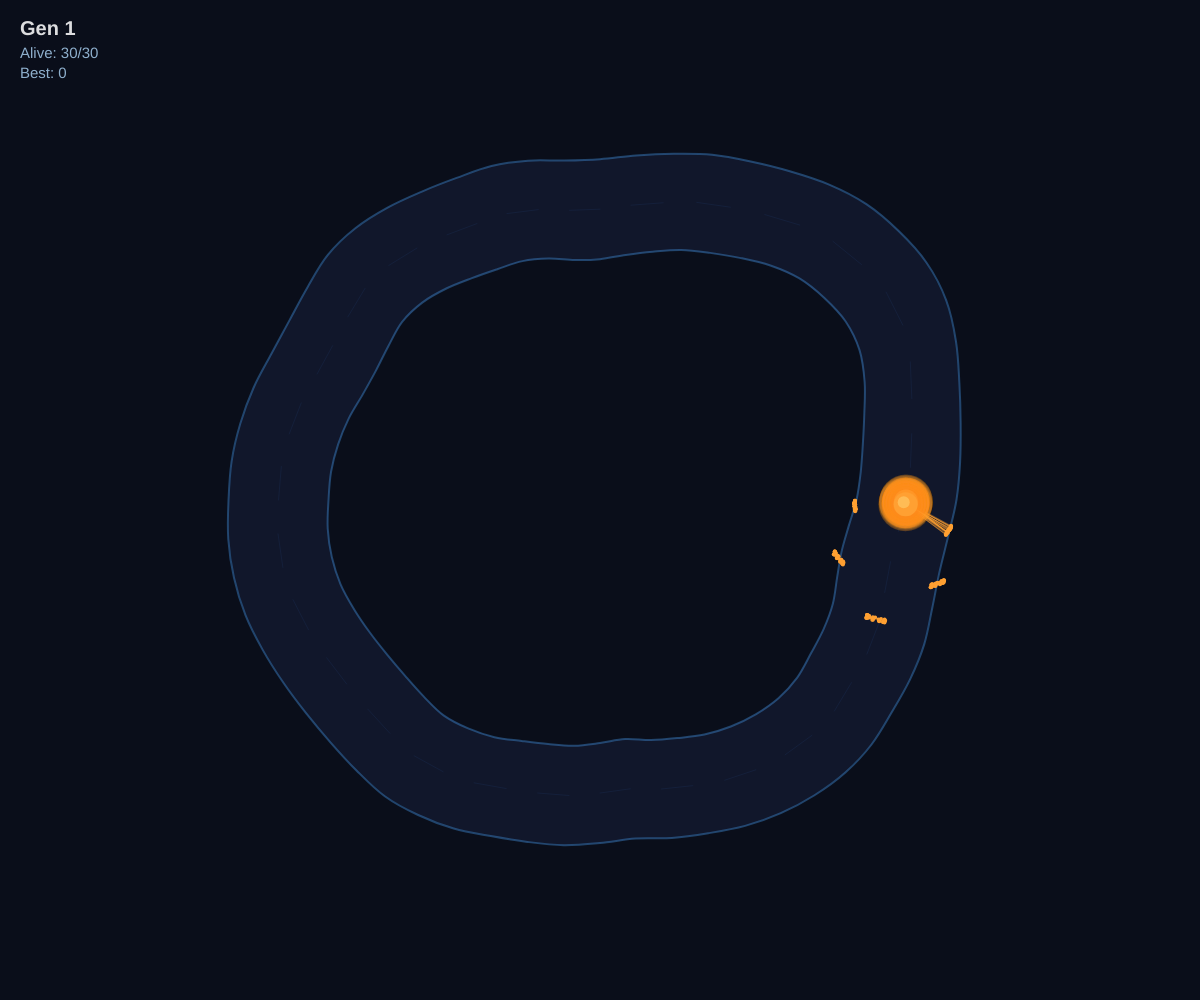
Frame 1 (no input)
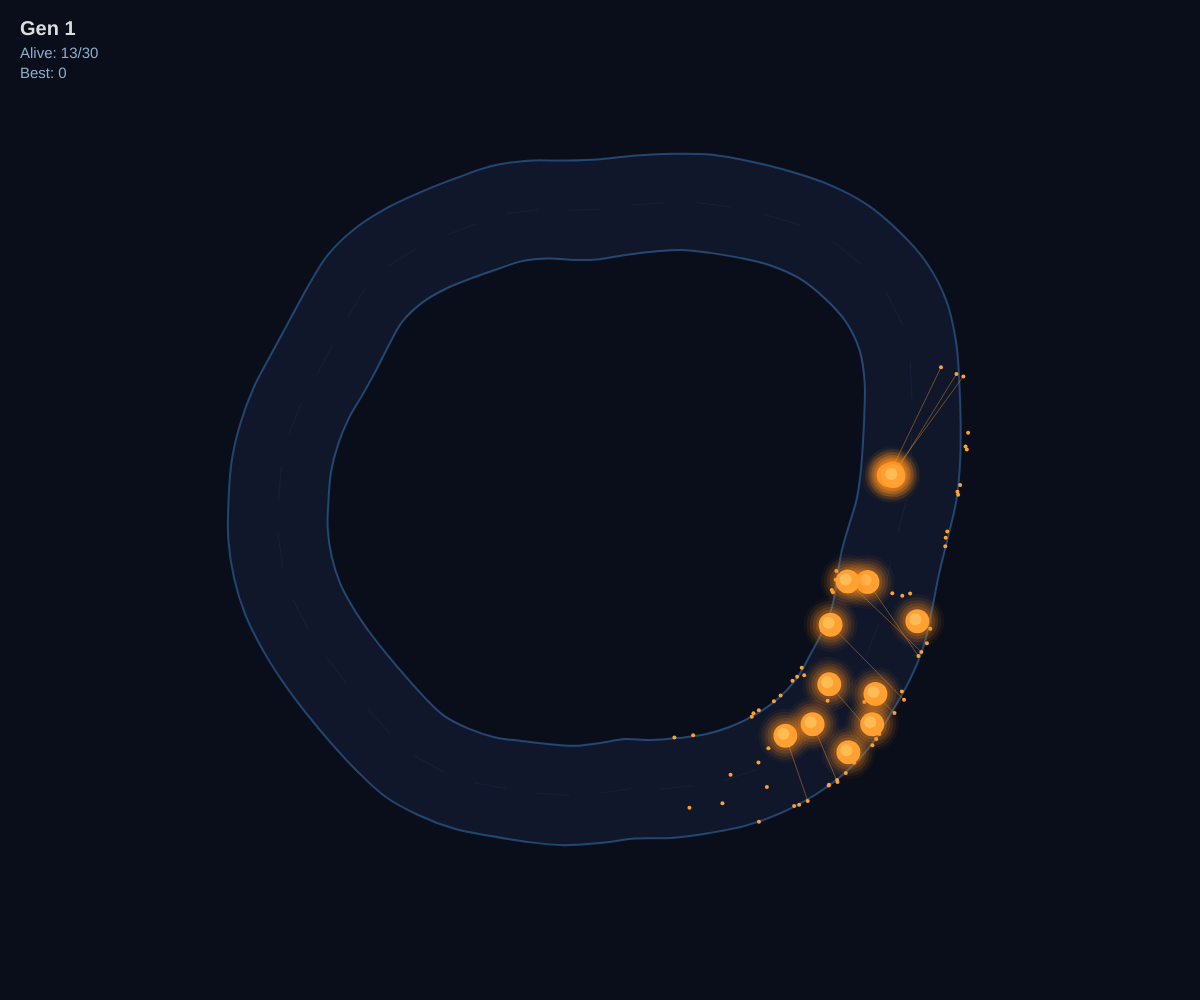
Frame 60 (no input)
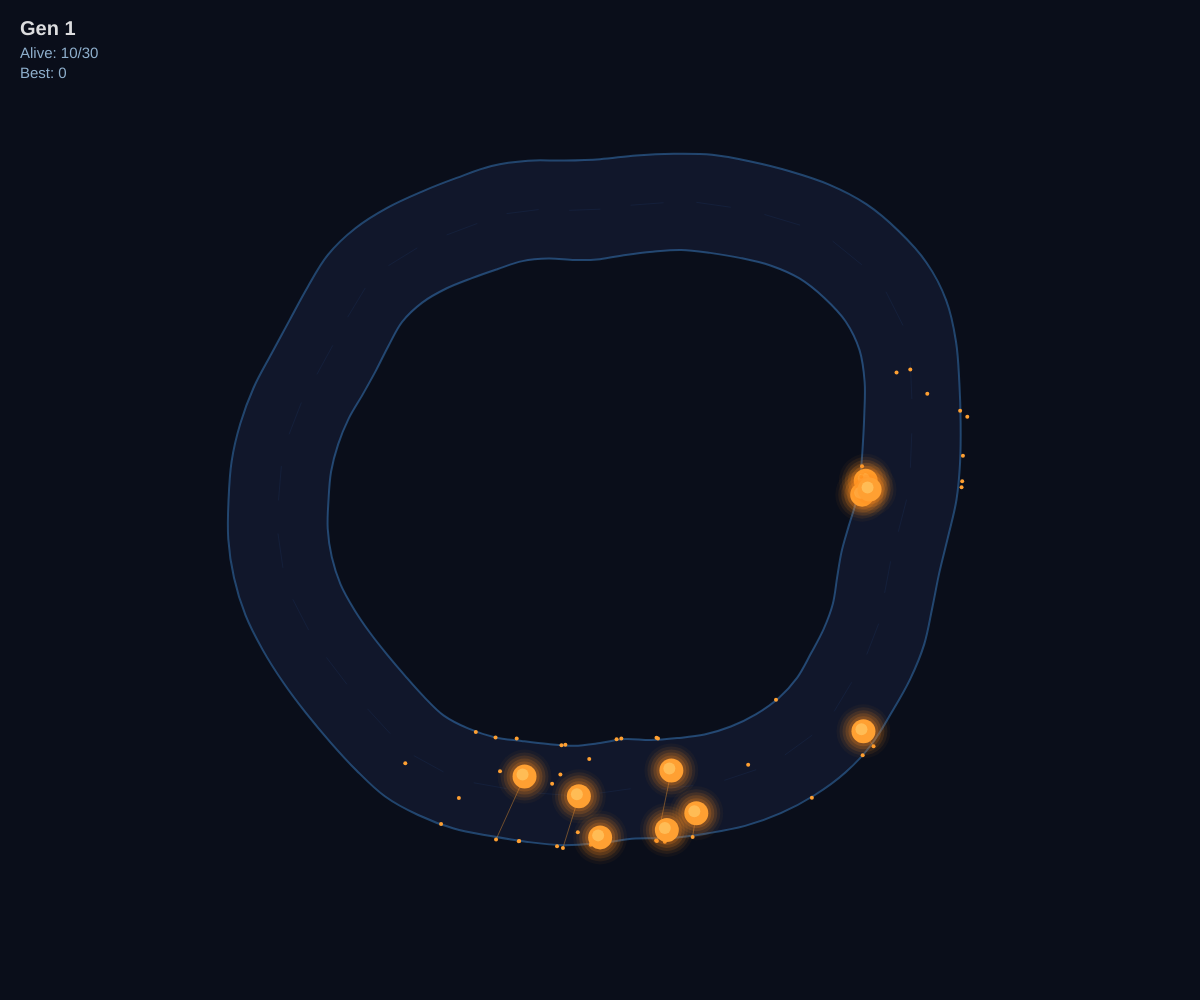
Frame 120 (the mouse pressed at the canvas centre since frame 60)

The p5.js sketch that drew these frames (run headless with seeded random() and noise() and a simulated clock; from frame 60 on, the mouse is pressed at the canvas centre):

// p5.js sketch
// ── sketch.js
// F1 Racing ML - Neural Network Evolution Simulator
// Cars learn to drive around a track using neuroevolution

const NUM_CARS = 30;
const NUM_SENSORS = 5;
const HIDDEN_SIZE = 4;
const MUTATION_RATE = 0.3;
const SENSOR_LENGTH = 120;
const CAR_RADIUS = 12;

let track;
let cars = [];
let generation = 1;
let bestScore = 0;
let allTimeBest = 0;
let frameCounter = 0;
const MAX_FRAMES = 600;

// ─── Track ───────────────────────────────────────────

class Track {
  constructor() {
    this.points = [];
    this.innerPoints = [];
    this.outerPoints = [];
    this.width = 50;
    this.buildTrack();
  }

  buildTrack() {
    const cx = width / 2;
    const cy = height / 2;
    const baseRadius = Math.min(width, height) * 0.32;
    const numPoints = 60;

    // Generate organic track shape with noise
    const offsets = [];
    for (let i = 0; i < numPoints; i++) {
      const angle = (TWO_PI / numPoints) * i;
      const n = noise(cos(angle) * 1.5 + 10, sin(angle) * 1.5 + 10);
      offsets.push(baseRadius * (0.6 + n * 0.7));
    }

    // Smooth the offsets
    const smoothed = [];
    for (let i = 0; i < numPoints; i++) {
      let sum = 0;
      for (let j = -3; j <= 3; j++) {
        sum += offsets[(i + j + numPoints) % numPoints];
      }
      smoothed.push(sum / 7);
    }

    this.points = [];
    this.innerPoints = [];
    this.outerPoints = [];

    for (let i = 0; i < numPoints; i++) {
      const angle = (TWO_PI / numPoints) * i;
      const r = smoothed[i];
      const x = cx + cos(angle) * r;
      const y = cy + sin(angle) * r;
      this.points.push(createVector(x, y));

      const nx = cos(angle);
      const ny = sin(angle);
      this.innerPoints.push(createVector(x - nx * this.width, y - ny * this.width));
      this.outerPoints.push(createVector(x + nx * this.width, y + ny * this.width));
    }
  }

  getStartPos() {
    const p = this.points[0].copy();
    return { pos: p, angle: atan2(this.points[1].y - p.y, this.points[1].x - p.x) };
  }

  isOnTrack(x, y) {
    // Check if point is between inner and outer boundaries
    let minDist = Infinity;
    for (let i = 0; i < this.points.length; i++) {
      const d = dist(x, y, this.points[i].x, this.points[i].y);
      minDist = Math.min(minDist, d);
    }

    // Find closest track center point
    let closestIdx = 0;
    let closestDist = Infinity;
    for (let i = 0; i < this.points.length; i++) {
      const d = dist(x, y, this.points[i].x, this.points[i].y);
      if (d < closestDist) {
        closestDist = d;
        closestIdx = i;
      }
    }

    return closestDist < this.width;
  }

  getProgress(x, y) {
    let closestIdx = 0;
    let closestDist = Infinity;
    for (let i = 0; i < this.points.length; i++) {
      const d = dist(x, y, this.points[i].x, this.points[i].y);
      if (d < closestDist) {
        closestDist = d;
        closestIdx = i;
      }
    }
    return closestIdx;
  }

  castRay(x, y, angle) {
    const step = 3;
    for (let d = 0; d < SENSOR_LENGTH; d += step) {
      const rx = x + cos(angle) * d;
      const ry = y + sin(angle) * d;
      if (!this.isOnTrack(rx, ry)) {
        return d;
      }
    }
    return SENSOR_LENGTH;
  }

  draw() {
    // Track fill
    noStroke();
    fill(20, 28, 50, 180);
    beginShape();
    for (const p of this.outerPoints) vertex(p.x, p.y);
    endShape(CLOSE);

    // Cut inner
    fill(10, 14, 26);
    beginShape();
    for (const p of this.innerPoints) vertex(p.x, p.y);
    endShape(CLOSE);

    // Track borders
    noFill();
    strokeWeight(2);

    // Outer border
    stroke(60, 130, 200, 120);
    beginShape();
    for (const p of this.outerPoints) curveVertex(p.x, p.y);
    for (let i = 0; i < 3; i++) curveVertex(this.outerPoints[i].x, this.outerPoints[i].y);
    endShape();

    // Inner border
    stroke(60, 130, 200, 120);
    beginShape();
    for (const p of this.innerPoints) curveVertex(p.x, p.y);
    for (let i = 0; i < 3; i++) curveVertex(this.innerPoints[i].x, this.innerPoints[i].y);
    endShape();

    // Center line (dashed)
    stroke(40, 80, 140, 40);
    strokeWeight(1);
    for (let i = 0; i < this.points.length; i += 2) {
      const j = (i + 1) % this.points.length;
      line(this.points[i].x, this.points[i].y, this.points[j].x, this.points[j].y);
    }
  }
}

// ─── Neural Network ──────────────────────────────────

class NeuralCar {
  constructor(weights) {
    if (!weights) {
      // 5 sensors → 4 hidden → 2 outputs
      this.w1 = this.randomMatrix(NUM_SENSORS, HIDDEN_SIZE);
      this.w2 = this.randomMatrix(HIDDEN_SIZE, 2);
    } else {
      this.w1 = weights.w1.map(row => [...row]);
      this.w2 = weights.w2.map(row => [...row]);
    }
  }

  randomMatrix(rows, cols) {
    const m = [];
    for (let i = 0; i < rows; i++) {
      m.push([]);
      for (let j = 0; j < cols; j++) {
        m[i].push(randomGaussian(0, 1));
      }
    }
    return m;
  }

  think(sensors) {
    // Forward pass
    const hidden = [];
    for (let j = 0; j < HIDDEN_SIZE; j++) {
      let sum = 0;
      for (let i = 0; i < sensors.length; i++) {
        sum += sensors[i] * this.w1[i][j];
      }
      hidden.push(Math.tanh(sum));
    }

    const output = [];
    for (let j = 0; j < 2; j++) {
      let sum = 0;
      for (let i = 0; i < HIDDEN_SIZE; i++) {
        sum += hidden[i] * this.w2[i][j];
      }
      output.push(Math.tanh(sum));
    }

    return { steer: output[0], gas: output[1] };
  }

  mutate() {
    for (let i = 0; i < this.w1.length; i++) {
      for (let j = 0; j < this.w1[i].length; j++) {
        this.w1[i][j] += randomGaussian(0, 1) * MUTATION_RATE;
      }
    }
    for (let i = 0; i < this.w2.length; i++) {
      for (let j = 0; j < this.w2[i].length; j++) {
        this.w2[i][j] += randomGaussian(0, 1) * MUTATION_RATE;
      }
    }
  }

  getWeights() {
    return {
      w1: this.w1.map(row => [...row]),
      w2: this.w2.map(row => [...row]),
    };
  }
}

// ─── Car ─────────────────────────────────────────────

class Car {
  constructor(brain) {
    const start = track.getStartPos();
    this.pos = start.pos.copy();
    this.angle = start.angle;
    this.speed = 0;
    this.alive = true;
    this.score = 0;
    this.maxProgress = 0;
    this.stuckFrames = 0;
    this.brain = brain || new NeuralCar();
    this.sensors = [];
    this.sensorAngles = [
      -PI / 2.5,
      -PI / 5,
      0,
      PI / 5,
      PI / 2.5,
    ];
  }

  update() {
    if (!this.alive) return;

    // Read sensors
    this.sensors = [];
    for (const sa of this.sensorAngles) {
      const d = track.castRay(this.pos.x, this.pos.y, this.angle + sa);
      this.sensors.push(d / SENSOR_LENGTH); // normalize 0-1
    }

    // Neural network decision
    const decision = this.brain.think(this.sensors);
    this.angle += decision.steer * 0.08;
    this.speed = 1.5 + (decision.gas + 1) * 1.5; // 1.5 ~ 4.5

    // Move
    this.pos.x += cos(this.angle) * this.speed;
    this.pos.y += sin(this.angle) * this.speed;

    // Check if on track
    if (!track.isOnTrack(this.pos.x, this.pos.y)) {
      this.alive = false;
      return;
    }

    // Update score (track progress)
    const progress = track.getProgress(this.pos.x, this.pos.y);
    if (progress > this.maxProgress || (this.maxProgress > track.points.length * 0.8 && progress < track.points.length * 0.2)) {
      this.maxProgress = Math.max(this.maxProgress, progress);
      this.score = this.maxProgress;
      this.stuckFrames = 0;
    } else {
      this.stuckFrames++;
      if (this.stuckFrames > 80) {
        this.alive = false;
      }
    }
  }

  draw() {
    if (!this.alive) return;

    // Sensors
    stroke(255, 160, 50, 100);
    strokeWeight(1);
    for (let i = 0; i < this.sensorAngles.length; i++) {
      const d = this.sensors[i] * SENSOR_LENGTH;
      const ex = this.pos.x + cos(this.angle + this.sensorAngles[i]) * d;
      const ey = this.pos.y + sin(this.angle + this.sensorAngles[i]) * d;
      line(this.pos.x, this.pos.y, ex, ey);

      // Sensor endpoint dot
      fill(255, 160, 50);
      noStroke();
      circle(ex, ey, 4);
    }

    // Car body (glowing orange circle)
    noStroke();

    // Glow
    for (let r = CAR_RADIUS * 2.5; r > CAR_RADIUS; r -= 3) {
      const alpha = map(r, CAR_RADIUS, CAR_RADIUS * 2.5, 60, 0);
      fill(255, 140, 30, alpha);
      circle(this.pos.x, this.pos.y, r * 2);
    }

    // Core
    fill(255, 160, 50);
    circle(this.pos.x, this.pos.y, CAR_RADIUS * 2);

    // Inner highlight
    fill(255, 200, 100, 180);
    circle(this.pos.x - 2, this.pos.y - 2, CAR_RADIUS);
  }
}

// ─── Evolution ───────────────────────────────────────

function nextGeneration() {
  const scores = cars.map((c, i) => ({ idx: i, score: c.score }));
  scores.sort((a, b) => b.score - a.score);

  bestScore = scores[0].score;
  allTimeBest = Math.max(allTimeBest, bestScore);

  // Top 20% survive and breed
  const topCount = Math.ceil(NUM_CARS / 5);
  const top = scores.slice(0, topCount).map(s => cars[s.idx]);

  const newCars = [];
  for (let i = 0; i < NUM_CARS; i++) {
    const parent = random(top);
    const child = new NeuralCar(parent.brain.getWeights());
    child.mutate();
    newCars.push(new Car(child));
  }

  cars = newCars;
  generation++;
  frameCounter = 0;
}

// ─── p5.js ───────────────────────────────────────────

function setup() {
  createCanvas(windowWidth, windowHeight);
  noiseSeed(42);
  track = new Track();

  for (let i = 0; i < NUM_CARS; i++) {
    cars.push(new Car());
  }
}

function draw() {
  background(10, 14, 26);

  track.draw();

  let aliveCount = 0;
  for (const car of cars) {
    car.update();
    if (car.alive) aliveCount++;
  }

  // Draw dead cars faintly, alive cars on top
  for (const car of cars) {
    if (!car.alive) {
      push();
      tint(255, 30);
      car.draw();
      pop();
    }
  }
  for (const car of cars) {
    if (car.alive) car.draw();
  }

  frameCounter++;

  // Next generation if all dead or time up
  if (aliveCount === 0 || frameCounter > MAX_FRAMES) {
    nextGeneration();
  }

  // HUD
  noStroke();
  fill(255, 255, 255, 220);
  textSize(20);
  textStyle(BOLD);
  textAlign(LEFT);
  text(`Gen ${generation}`, 20, 35);

  textSize(15);
  textStyle(NORMAL);
  fill(180, 220, 255, 200);
  text(`Alive: ${aliveCount}/${NUM_CARS}`, 20, 58);
  text(`Best: ${allTimeBest}`, 20, 78);
}

function windowResized() {
  resizeCanvas(windowWidth, windowHeight);
  track = new Track();
  cars = [];
  for (let i = 0; i < NUM_CARS; i++) {
    cars.push(new Car());
  }
  generation = 1;
  allTimeBest = 0;
}
